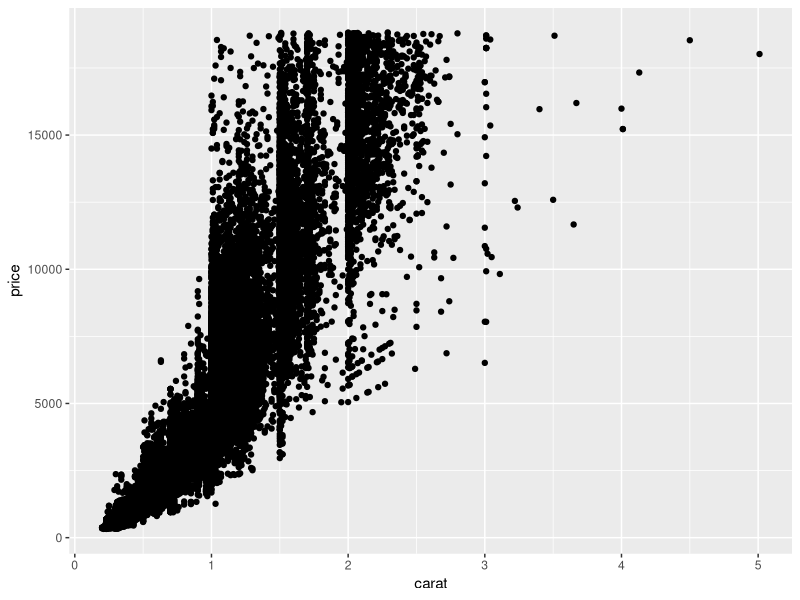
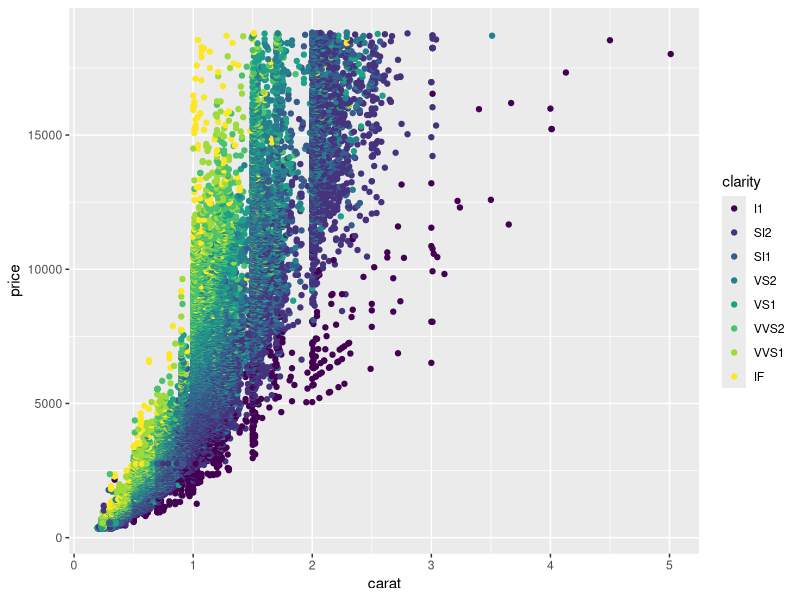

Source code (R) for these figures, in order:
## ---- chunk 1
knitr::opts_chunk$set(echo = FALSE, message = F, warning = F)
library(ggplot2)
library(dplyr)
## ---- chunk 2
tally(diamonds %>% filter(cut == "Ideal"))
## ---- chunk 3
tally(diamonds %>% filter(cut == "Ideal" & color == "E"))
## ---- chunk 4
tally(diamonds %>% filter(cut == "Ideal" & color %in% c("E", "D")))
## ---- chunk 5
diamonds %>% group_by(cut) %>% summarize(mean = mean(price)) %>% arrange(desc(mean))
## ---- chunk 6
diamonds %>% filter(cut == "Ideal") %>% summarize(mean = mean(price), std_dev = sd(price))
## ---- chunk 7
diamonds %>% group_by(cut, color) %>% summarize(price = mean(price)) %>% arrange(desc(price))
## ---- chunk 8
ggplot(diamonds, aes(x=carat, y=price)) + geom_point()
## ---- chunk 9
ggplot(diamonds, aes(x=carat, y=price, color=clarity)) + geom_point()
## ---- chunk 10
m1 <- lm(price ~ carat + depth + table, data = diamonds)
13003.441+(7858.771*2.3) + (55* -151.236) +  (-104.473*70)
## ---- chunk 11
diamonds %>% group_by(clarity) %>% tally() %>% arrange(desc(n))
